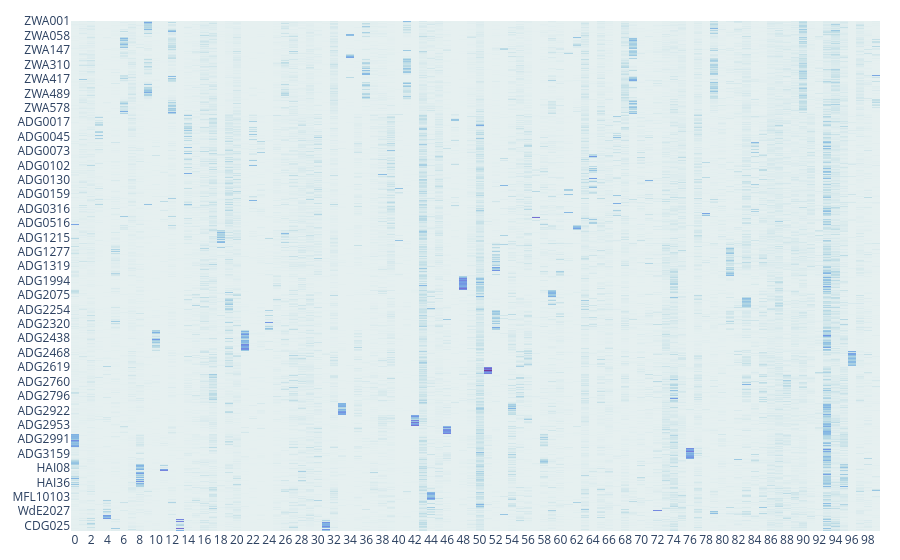

The cell this chart's notebook holds for it:
### Markdown cell above
#### Heatmap-Corpus

Die Corpus-Heatmap gibt eine Überblick über die Verteilung der einzelnen Topics über die jeweiligen Interviews. Spannend ist, dass wir über die zusammenhängenden dunklen Bereiche gut erkennen können, dass einige Interviews ähnliche Gewichtungen von Topics besitzen. Die Konzentration weißt auf eine inhaltliche Gemeinsamkeit der Interviews hin. 


dass Interviews, die zu einer gemeinsamen Sammlungen gehören und deswegen ähnliche thematische Schwerpunkte haben, auch eine ähnliche Topic Zuteilung haben. Interviews aus der selben Sammlung haben eine forlaufende Nummer und werden deshalb auf der X-Achse nacheinander aufgeführt.

### Code cell
archive = "all" #zwa, adg
z_score = False

output_folder: str = (r"./media")
load_file_name = "OHD_final_100c_100T_A5_final"
ohtm_file = load_json_function(load_file_name, output_folder)
from ohtm.topic_evaluation.heatmaps import heatmap_corpus
heatmap_corpus(ohtm_file, option_selected = archive, z_score = z_score)

### Figure 1 — Plotly figure (JSON) as saved in the notebook; plotly's stock layout.template omitted (floating-point values rounded to 4 significant figures; data arrays with more than 128 entries replaced by an {"elided": "..."} marker saying what was removed)
{"data": [{"coloraxis": "coloraxis", "hovertemplate": "Interview: %{y}<br>Topic: %{x}<br>Weight: %{z}<extra></extra>", "name": "0", "type": "heatmap", "x": ["0", "1", "2", "3", "4", "5", "6", "7", "8", "9", "10", "11", "12", "13", "14", "15", "16", "17", "18", "19", "20", "21", "22", "23", "24", "25", "26", "27", "28", "29", "30", "31", "32", "33", "34", "35", "36", "37", "38", "39", "40", "41", "42", "43", "44", "45", "46", "47", "48", "49", "50", "51", "52", "53", "54", "55", "56", "57", "58", "59", "60", "61", "62", "63", "64", "65", "66", "67", "68", "69", "70", "71", "72", "73", "74", "75", "76", "77", "78", "79", "80", "81", "82", "83", "84", "85", "86", "87", "88", "89", "90", "91", "92", "93", "94", "95", "96", "97", "98", "99"], "xaxis": "x", "y": {"elided": "991 str values"}, "yaxis": "y", "z": {"elided": "991x100 float values"}}], "layout": {"clickmode": "event+select", "coloraxis": {"colorscale": [[0, "rgb(230, 240, 240)"], [0.09091, "rgb(191, 221, 229)"], [0.1818, "rgb(156, 201, 226)"], [0.2727, "rgb(129, 180, 227)"], [0.3636, "rgb(115, 154, 228)"], [0.4545, "rgb(117, 127, 221)"], [0.5455, "rgb(120, 100, 202)"], [0.6364, "rgb(119, 74, 175)"], [0.7273, "rgb(113, 50, 141)"], [0.8182, "rgb(100, 31, 104)"], [0.9091, "rgb(80, 20, 66)"], [1, "rgb(54, 14, 36)"]], "showscale": false}, "margin": {"b": 20, "l": 20, "r": 20, "t": 20}, "xaxis": {"anchor": "y", "domain": [0, 1]}, "yaxis": {"anchor": "x", "autorange": "reversed", "domain": [0, 1]}}}
